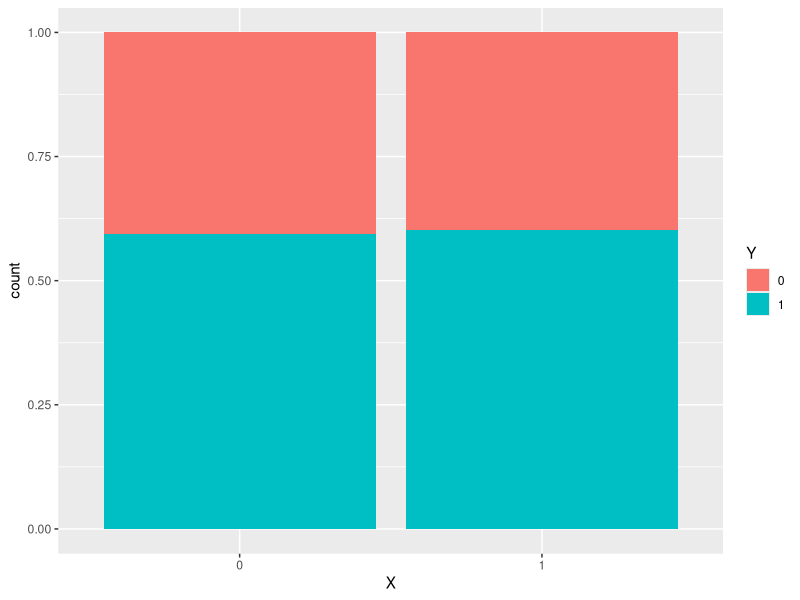
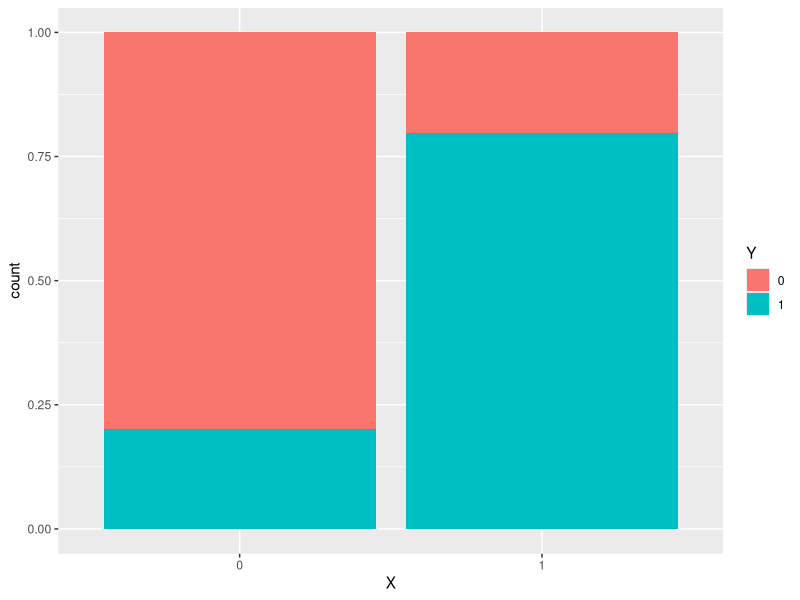

Recreate these plots in R, in order.
## ---- chunk 1
rm(list = ls())
knitr::opts_chunk$set(echo=TRUE, eval=FALSE)
## ---- chunk 2
library(ggplot2)
library(dplyr)
## ---- chunk 3
# 4 different people each flip a fair coin once
rbinom(4, size = 1, prob = 0.5)

# 4 different people flip loaded coins
# First 2 flip a coin with P(Heads) = 0.9
# Second 2 flip a coin with P(Heads) = 0.2
rbinom(4, size = 1, prob = c(0.9, 0.9, 0.2, 0.2))
## ---- chunk 4
# Before you run this code, what will the result be?
rbinom(2, size = 1, prob = c(1, 0))
## ---- chunk 5
# set.seed() ensures reproducible random numbers
set.seed(2020)
# Set sample size
n <- 1e5
# Generate a binary variable X for all n cases
X <- rbinom(n, size = 1, prob = 0.6)
Y <- rbinom(n, size = 1, prob = 0.6)
## ---- chunk 6
# We put X and Y in a dataset using data.frame()
# They are turned into categorical variables using factor()
sim_data <- data.frame(X = factor(X), Y = factor(Y))

# Proportional bar plot
ggplot(sim_data, aes(x = X, fill = Y)) +
    geom_bar(position = "fill")
## ---- chunk 7
# Generate probabilities that Y=1 that depend on the value of X
p_X <- dplyr::case_when(
    X==1 ~ 0.8,
    X==0 ~ 0.2
)

# Simulate Y using p_X
Y <- rbinom(n, size = 1, prob = p_X)

# Put X, Y, and p_X into a dataset
sim_data <- data.frame(X = factor(X), Y = factor(Y), p_X = p_X)

# Check that p_X = 0.8 when X is 1
sim_data %>%
    filter(X=="1")

# Check that p_X = 0.2 when X is 0
sim_data %>%
    filter(X=="0")

# Proportional bar plot
ggplot(sim_data, aes(x = X, fill = Y)) +
    geom_bar(position = "fill")
## ---- chunk 8
X <- rbinom(n, size = 1, prob = 0.6)
Y <- rbinom(n, size = 1, prob = 0.6)
p_XY <- dplyr::case_when(
    X==1 & Y==1 ~ 0.8,
    X==0 & Y==1 ~ 0.2,
    X==1 & Y==0 ~ 0.7,
    X==0 & Y==0 ~ 0.4
)
Z <- rbinom(n, size = 1, prob = p_XY)

# Put X, Y, and Z into a dataset
sim_data <- data.frame(X = factor(X), Y = factor(Y), Z = factor(Z))

# If we wanted to save datasets filtered on Z (Why?)
sim_data_filt_z0 <- sim_data %>% filter(Z=="0")
sim_data_filt_z1 <- sim_data %>% filter(Z=="1")
